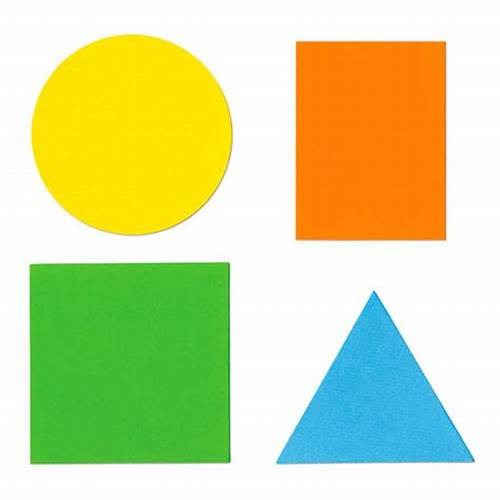
#> input picture week1/image/OIP.jpg, 500 x 500 px, given in place of the camera
$ python color_recognize.py
#> lines starting #> are read from the running program, lines starting #| are printed output that depends on the picture; after the words box and inside, x2 and y2 are one past the last pixel; in counts of white or black regions, pixels touching at a corner belong together
import cv2
import numpy as np

cap = cv2.VideoCapture(0)

while True:
    _, frame = cap.read()
#> frame is the input picture: shape (500, 500, 3); mean B, G, R 157.2, 218.8, 209
    hsv = cv2.cvtColor(frame, cv2.COLOR_BGR2HSV)
#> hsv: shape (500, 500, 3); mean H, S, V 29.2, 105.5, 240.6

    lower_red = np.array([0, 50, 50])
    upper_red = np.array([10, 255, 255])
    mask_red = cv2.inRange(hsv, lower_red, upper_red)
#> mask_red: shape (500, 500); every value is 0

    lower_green = np.array([50, 100, 100])
    upper_green = np.array([70, 255, 255])
    mask_green = cv2.inRange(hsv, lower_green, upper_green)
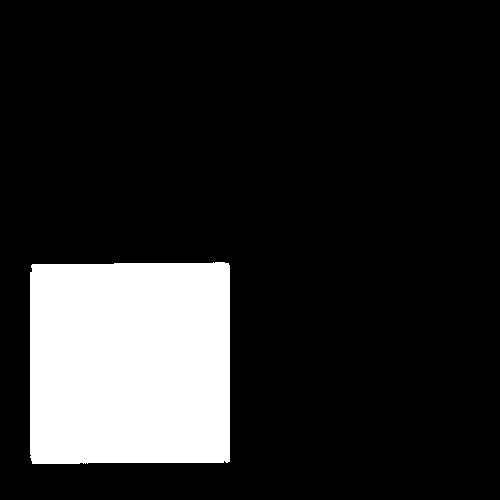
#> mask_green: shape (500, 500); 16% white; 1 white region, box (x1, y1, x2, y2) and area: (30, 262, 230, 464) 39950

    lower_yellow = np.array([20, 100, 100])
    upper_yellow = np.array([30, 255, 255])
    mask_yellow = cv2.inRange(hsv, lower_yellow, upper_yellow)
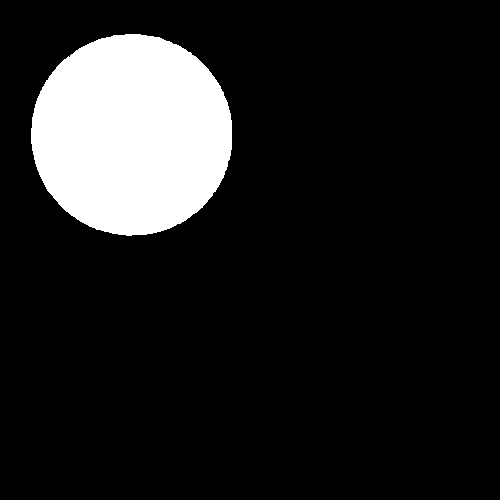
#> mask_yellow: shape (500, 500); 12.8% white; 1 white region

    contours_red,_ = cv2.findContours(mask_red,cv2.RETR_TREE,cv2.CHAIN_APPROX_SIMPLE)
#> contours_red = []
    contours_green,_ = cv2.findContours(mask_green,cv2.RETR_TREE,cv2.CHAIN_APPROX_SIMPLE)
#> contours_green = 1 contour; box (x1, y1, x2, y2) and area: (30, 262, 230, 464) 39553
    contours_yellow,_ = cv2.findContours(mask_yellow,cv2.RETR_TREE,cv2.CHAIN_APPROX_SIMPLE)
#> contours_yellow = 1 contour; box (x1, y1, x2, y2) and area: (31, 34, 232, 236) 31643

    for contour in contours_red:
        area = cv2.contourArea(contour)
        if area > 500:
            x,y,w,h = cv2.boundingRect(contour)
            frame = cv2.rectangle(frame,(x,y),(x+w,y+h),(0,0,255),3)
#> this loop made 0 passes

    for contour in contours_green:
        area = cv2.contourArea(contour)
        if area > 500:
            x,y,w,h = cv2.boundingRect(contour)
            frame = cv2.rectangle(frame,(x,y),(x+w,y+h),(0,255,0),3)
#> this loop made 1 pass
#> (area, x, y, w, h) on pass 1: (39553, 30, 262, 200, 202)
#> pass 1, `frame = cv2.rectangle(frame,(x,y),(x+w,y+h),(0,255,0),3)`:
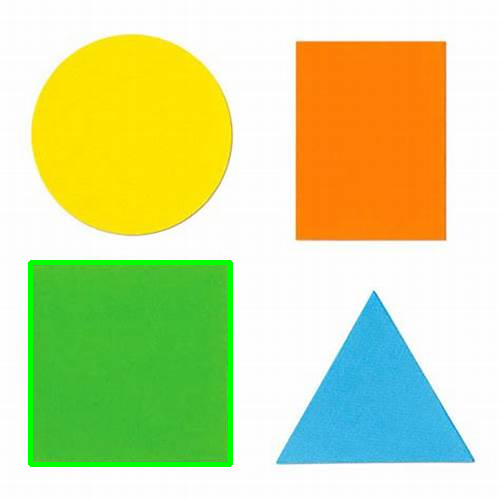
#> frame: shape (500, 500, 3); 1.6% of pixels changed, all inside (x1, y1, x2, y2) = (28, 260, 233, 467)

    for contour in contours_yellow:
        area = cv2.contourArea(contour)
        if area > 500:
            x,y,w,h = cv2.boundingRect(contour)
            frame = cv2.rectangle(frame,(x,y),(x+w,y+h),(0,255,255),3)
#> this loop made 1 pass
#> (area, x, y, w, h) on pass 1: (31643, 31, 34, 201, 202)
#> pass 1, `frame = cv2.rectangle(frame,(x,y),(x+w,y+h),(0,255,255),3)`:
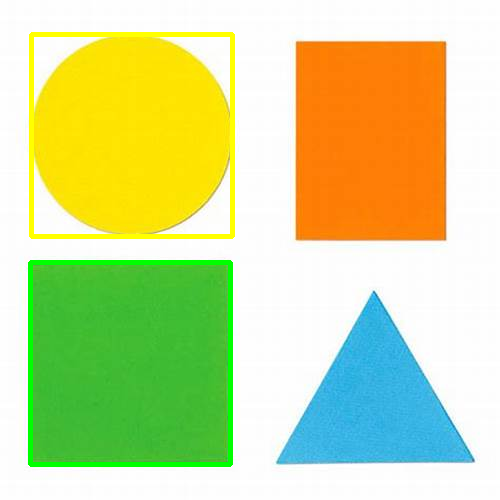
#> frame: shape (500, 500, 3); 1.61% of pixels changed, all inside (x1, y1, x2, y2) = (29, 32, 235, 239)

    cv2.imshow("frame", frame)

    key = cv2.waitKey(1)
#> (key q is pressed here)
    if key == ord("q"):
        break

cap.release()
cv2.destroyAllWindows()

$ run again, on week1/image/th.jpg
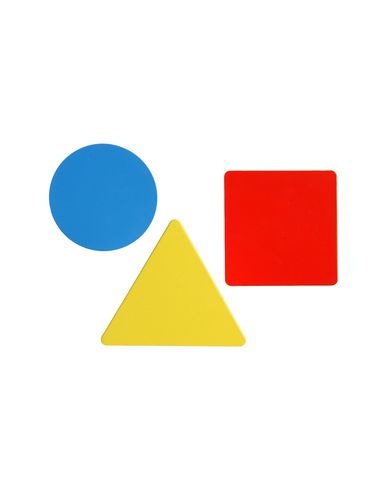
#> input picture week1/image/th.jpg, 387 x 490 px, given in place of the camera
#> frame is the input picture: shape (490, 387, 3); mean B, G, R 224.7, 230.7, 242.1
#> hsv: shape (490, 387, 3); mean H, S, V 10.5, 37.9, 250.5
#> `mask_red = cv2.inRange(hsv, lower_red, upper_red)`:
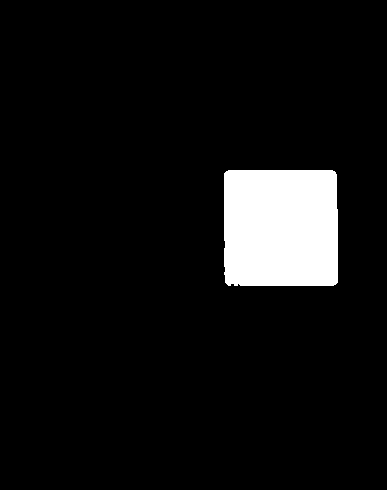
#> mask_red: shape (490, 387); 6.9% white; 1 white region, box (x1, y1, x2, y2) and area: (224, 170, 338, 286) 13125
#> mask_green: shape (490, 387); every value is 0
#> mask_yellow: shape (490, 387); 5.3% white; 1 white region
#> contours_red = 1 contour; box (x1, y1, x2, y2) and area: (224, 170, 338, 286) 12902
#> contours_green = []
#> contours_yellow = 1 contour; box (x1, y1, x2, y2) and area: (101, 220, 246, 346) 9874
#> the loop `for contour in contours_red:` made 1 pass
#> (area, x, y, w, h) on pass 1: (12901.5, 224, 170, 114, 116)
#> the loop `for contour in contours_yellow:` made 1 pass
#> (area, x, y, w, h) on pass 1: (9873.5, 101, 220, 145, 126)
#> pass 1, `frame = cv2.rectangle(frame,(x,y),(x+w,y+h),(0,255,255),3)`:
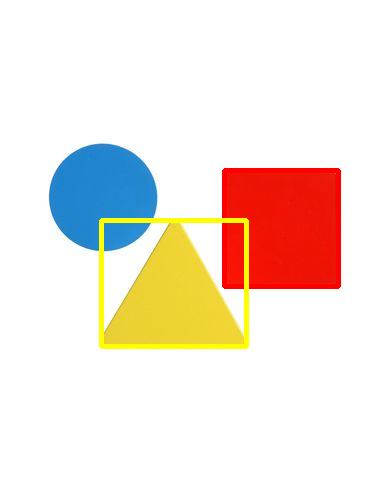
#> frame: shape (490, 387, 3); mean B, G, R 220.2, 229.6, 242.9
